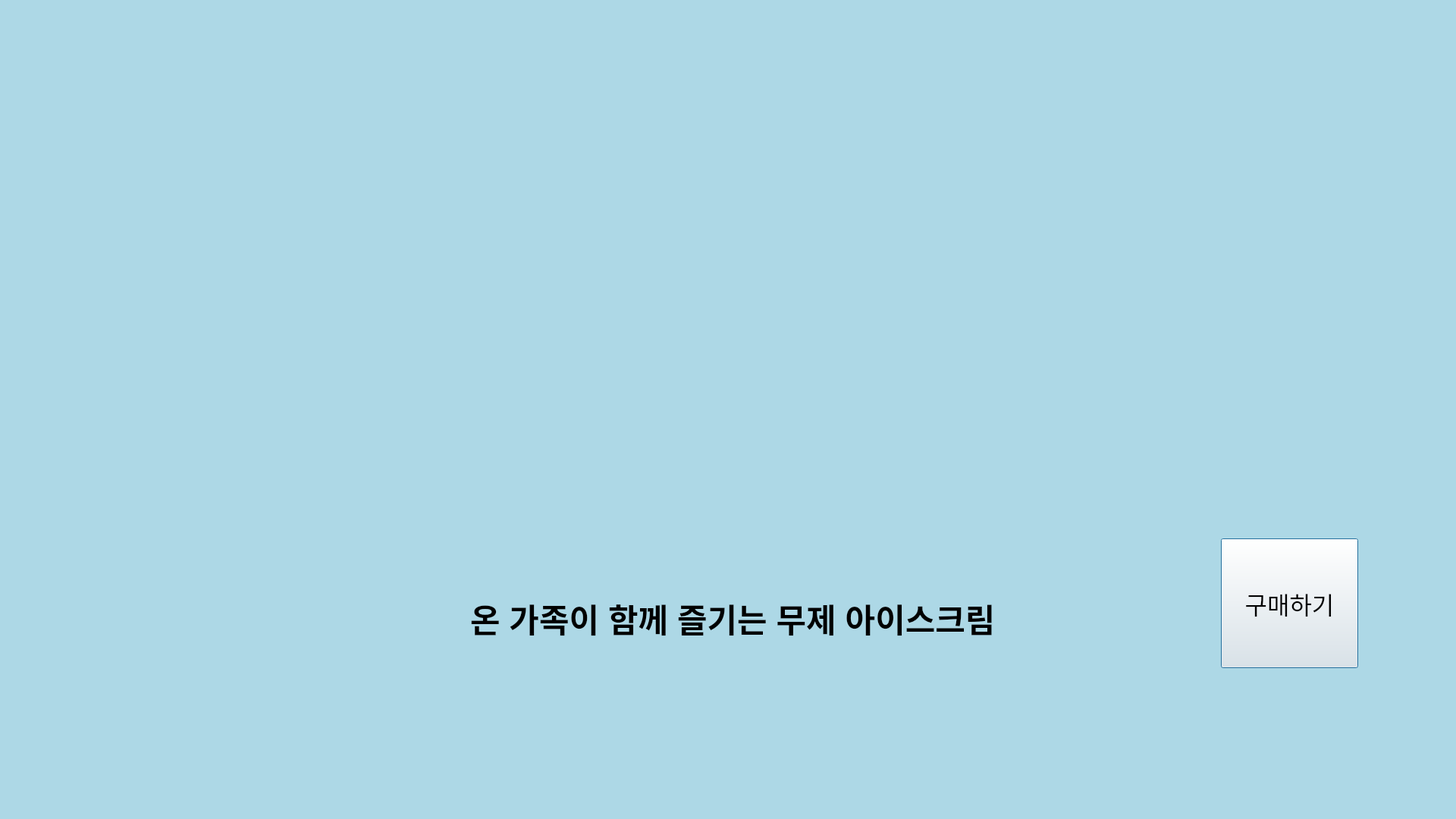
<?xml version="1.0" encoding="UTF-8"?>
<ui version="4.0">
 <class>Dialog</class>
 <widget class="QDialog" name="Dialog">
  <property name="geometry">
   <rect>
    <x>0</x>
    <y>0</y>
    <width>1920</width>
    <height>1080</height>
   </rect>
  </property>
  <property name="windowTitle">
   <string>Dialog</string>
  </property>
  <property name="styleSheet">
   <string notr="true">QDialog {
    background-color: #ADD8E6; /* 밝은 파란색 배경 */
}
</string>
  </property>
  <widget class="QLabel" name="label">
   <property name="geometry">
    <rect>
     <x>620</x>
     <y>750</y>
     <width>881</width>
     <height>131</height>
    </rect>
   </property>
   <property name="font">
    <font>
     <pointsize>32</pointsize>
     <weight>75</weight>
     <bold>true</bold>
    </font>
   </property>
   <property name="text">
    <string>온 가족이 함께 즐기는 무제 아이스크림</string>
   </property>
  </widget>
  <widget class="QPushButton" name="pushButton">
   <property name="geometry">
    <rect>
     <x>1610</x>
     <y>710</y>
     <width>181</width>
     <height>171</height>
    </rect>
   </property>
   <property name="font">
    <font>
     <family>Carlito</family>
     <pointsize>24</pointsize>
     <weight>50</weight>
     <italic>false</italic>
     <bold>false</bold>
    </font>
   </property>
   <property name="text">
    <string>구매하기</string>
   </property>
  </widget>
  <widget class="QLabel" name="label_2">
   <property name="geometry">
    <rect>
     <x>-160</x>
     <y>-50</y>
     <width>771</width>
     <height>611</height>
    </rect>
   </property>
   <property name="text">
    <string>TextLabel</string>
   </property>
  </widget>
 </widget>
 <resources/>
 <connections/>
</ui>
